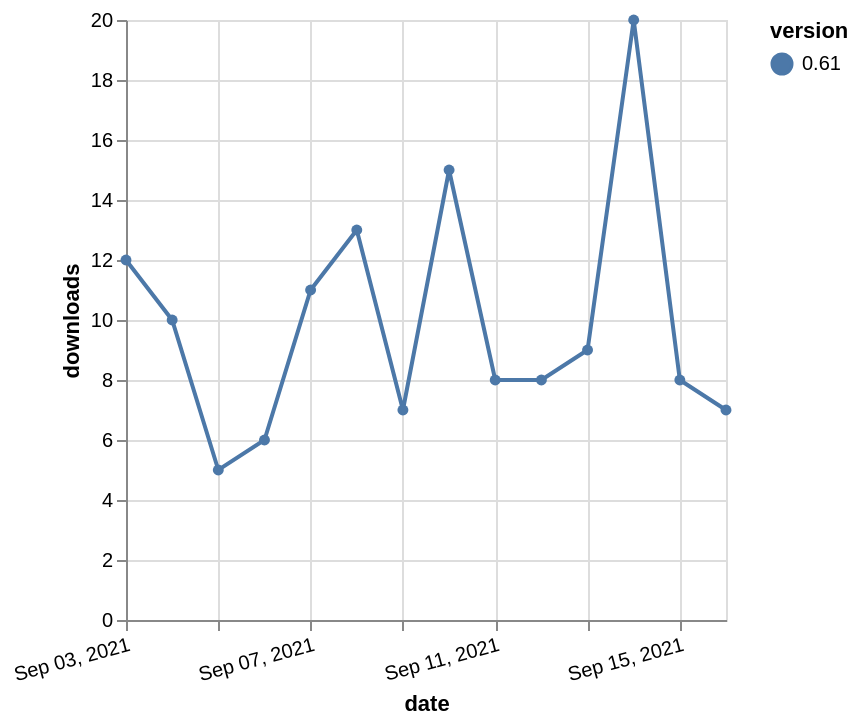

Express this chart as Vega-Lite.
### Vega-Lite specification from a JSON file in a GitHub repository (floating-point values rounded to 4 significant figures)
{"$schema": "https://vega.github.io/schema/vega-lite/v5.json", "description": "A simple bar chart with embedded data.", "data": {"values": [{"date": "2021-09-03", "total": 10541, "delta": 12, "version": "0.61"}, {"date": "2021-09-04", "total": 10551, "delta": 10, "version": "0.61"}, {"date": "2021-09-05", "total": 10556, "delta": 5, "version": "0.61"}, {"date": "2021-09-06", "total": 10562, "delta": 6, "version": "0.61"}, {"date": "2021-09-07", "total": 10573, "delta": 11, "version": "0.61"}, {"date": "2021-09-08", "total": 10586, "delta": 13, "version": "0.61"}, {"date": "2021-09-09", "total": 10593, "delta": 7, "version": "0.61"}, {"date": "2021-09-10", "total": 10608, "delta": 15, "version": "0.61"}, {"date": "2021-09-11", "total": 10616, "delta": 8, "version": "0.61"}, {"date": "2021-09-12", "total": 10624, "delta": 8, "version": "0.61"}, {"date": "2021-09-13", "total": 10633, "delta": 9, "version": "0.61"}, {"date": "2021-09-14", "total": 10653, "delta": 20, "version": "0.61"}, {"date": "2021-09-15", "total": 10661, "delta": 8, "version": "0.61"}, {"date": "2021-09-16", "total": 10668, "delta": 7, "version": "0.61"}]}, "width": "container", "mark": {"type": "line", "point": {"filled": true}}, "encoding": {"x": {"field": "date", "type": "temporal", "timeUnit": "yearmonthdate", "title": "date", "axis": {"labelAngle": -15}}, "y": {"field": "delta", "type": "quantitative", "title": "downloads"}, "color": {"field": "version", "type": "nominal"}, "tooltip": {"field": "delta"}}}
